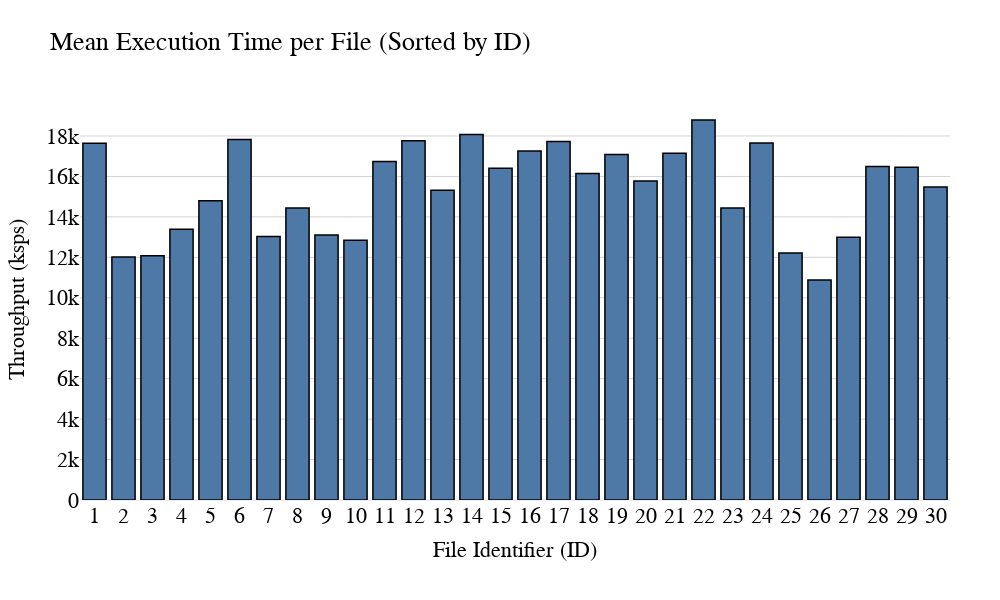

Write notebook code for a chart like this one.
### Code cell
# 2. Create a unique numerical mapping for each file
unique_files = sorted(df['file_name'].unique())
file_to_id = {name: i + 1 for i, name in enumerate(unique_files)}
df['file_id'] = df['file_name'].map(file_to_id)

# 3. Aggregate data to get the mean of the 5 samples per file
df_agg = df.groupby(['file_id', 'file_name'])['throughput_ksps'].mean().reset_index()

# 4. Sort by file_id in ascending order (1, 2, 3...)
df_agg = df_agg.sort_values(by='file_id', ascending=True)

# Convert ID to string to ensure discrete categorical labeling
df_agg['file_id'] = df_agg['file_id'].astype(str)

# 5. Create the Plotly Bar Chart
fig = px.bar(
    df_agg,
    x='file_id',
    y='throughput_ksps',
    title='Throughput per File (Sorted by ID)',
    labels={'file_id': 'Unique File ID', 'throughput_ksps': 'Throughput (ksps)'},
    template='plotly_white'
)

# 6. Apply Research Paper Formatting with Increased Font Sizes
fig.update_traces(
    marker_color='#4E79A7',    # Uniform professional blue
    marker_line_color='black', # Defined borders
    marker_line_width=1.5,
    customdata=df_agg['file_name'],
    hovertemplate="<b>File ID: %{x}</b><br>Original Name: %{customdata}<br>Avg Time: %{y:.2f} ms<extra></extra>"
)

fig.update_layout(
    font_family="Arial",
    font_color="black",
    title_font_size=26,         # Main Title Size
    xaxis=dict(
        title="File Identifier (ID)",
        title_font_size=22,     # Increased X-axis label size
        tickfont_size=22,       # Increased X-axis tick size
        tickangle=0,
        showgrid=False,
        type='category'
    ),
    yaxis=dict(
        title="Throughput (ksps)",
        title_font_size=22,     # Increased Y-axis label size
        tickfont_size=22,       # Increased Y-axis tick size
        showgrid=True,
        gridcolor='LightGray'
    ),
    width=1000,
    height=600,
    margin=dict(l=80, r=50, t=100, b=100)
)

fig.show()

### Figure 1 — Plotly figure (JSON) as saved in the notebook; plotly's stock layout.template omitted (floating-point values rounded to 4 significant figures)
{"data": [{"customdata": ["1.18E+02", "1.18E+08", "1.18E+14", "1.18E+20", "1.18E+26", "1.19E+02", "1.19E+08", "1.19E+14", "1.19E+20", "1.19E+26", "118_02", "118_04", "118_06", "118_08", "118_10", "118_12", "118e_6", "119_02", "119_04", "119_06", "119_08", "119_10", "119_12", "119e_6", "bw", "em", "ma", "oldbw", "oldem", "oldma"], "hovertemplate": "<b>File ID: %{x}</b><br>Original Name: %{customdata}<br>Avg Time: %{y:.2f} ms<extra></extra>", "legendgroup": "", "marker": {"color": "#4E79A7", "line": {"color": "black", "width": 1.5}, "pattern": {"shape": ""}}, "name": "", "orientation": "v", "showlegend": false, "textposition": "auto", "type": "bar", "x": ["1", "2", "3", "4", "5", "6", "7", "8", "9", "10", "11", "12", "13", "14", "15", "16", "17", "18", "19", "20", "21", "22", "23", "24", "25", "26", "27", "28", "29", "30"], "xaxis": "x", "y": [17650.0, 12020.0, 12080.0, 13380.0, 14800.0, 17830.0, 13040.0, 14440.0, 13100.0, 12840.0, 16730.0, 17760.0, 15320.0, 18080.0, 16400.0, 17260.0, 17730.0, 16150.0, 17090.0, 15780.0, 17140.0, 18790.0, 14430.0, 17660.0, 12220.0, 10880.0, 12990.0, 16490.0, 16450.0, 15480.0], "yaxis": "y"}], "layout": {"barmode": "relative", "font": {"color": "black", "family": "Arial"}, "height": 600, "legend": {"tracegroupgap": 0}, "margin": {"b": 100, "l": 80, "r": 50, "t": 100}, "title": {"font": {"size": 26}, "text": "Mean Execution Time per File (Sorted by ID)"}, "width": 1000, "xaxis": {"anchor": "y", "domain": [0, 1], "showgrid": false, "tickangle": 0, "tickfont": {"size": 22}, "title": {"font": {"size": 22}, "text": "File Identifier (ID)"}, "type": "category"}, "yaxis": {"anchor": "x", "domain": [0, 1], "gridcolor": "LightGray", "showgrid": true, "tickfont": {"size": 22}, "title": {"font": {"size": 22}, "text": "Throughput (ksps)"}}}}
